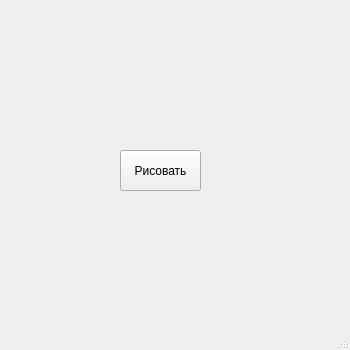
<?xml version="1.0" encoding="UTF-8"?>
<ui version="4.0">
 <class>MainWindow</class>
 <widget class="QMainWindow" name="MainWindow">
  <property name="geometry">
   <rect>
    <x>0</x>
    <y>0</y>
    <width>350</width>
    <height>350</height>
   </rect>
  </property>
  <property name="windowTitle">
   <string>MainWindow</string>
  </property>
  <widget class="QWidget" name="centralwidget">
   <widget class="QPushButton" name="pushButton">
    <property name="geometry">
     <rect>
      <x>120</x>
      <y>150</y>
      <width>81</width>
      <height>41</height>
     </rect>
    </property>
    <property name="text">
     <string>Рисовать</string>
    </property>
   </widget>
  </widget>
  <widget class="QMenuBar" name="menubar">
   <property name="geometry">
    <rect>
     <x>0</x>
     <y>0</y>
     <width>350</width>
     <height>21</height>
    </rect>
   </property>
  </widget>
  <widget class="QStatusBar" name="statusbar"/>
 </widget>
 <resources/>
 <connections/>
</ui>
